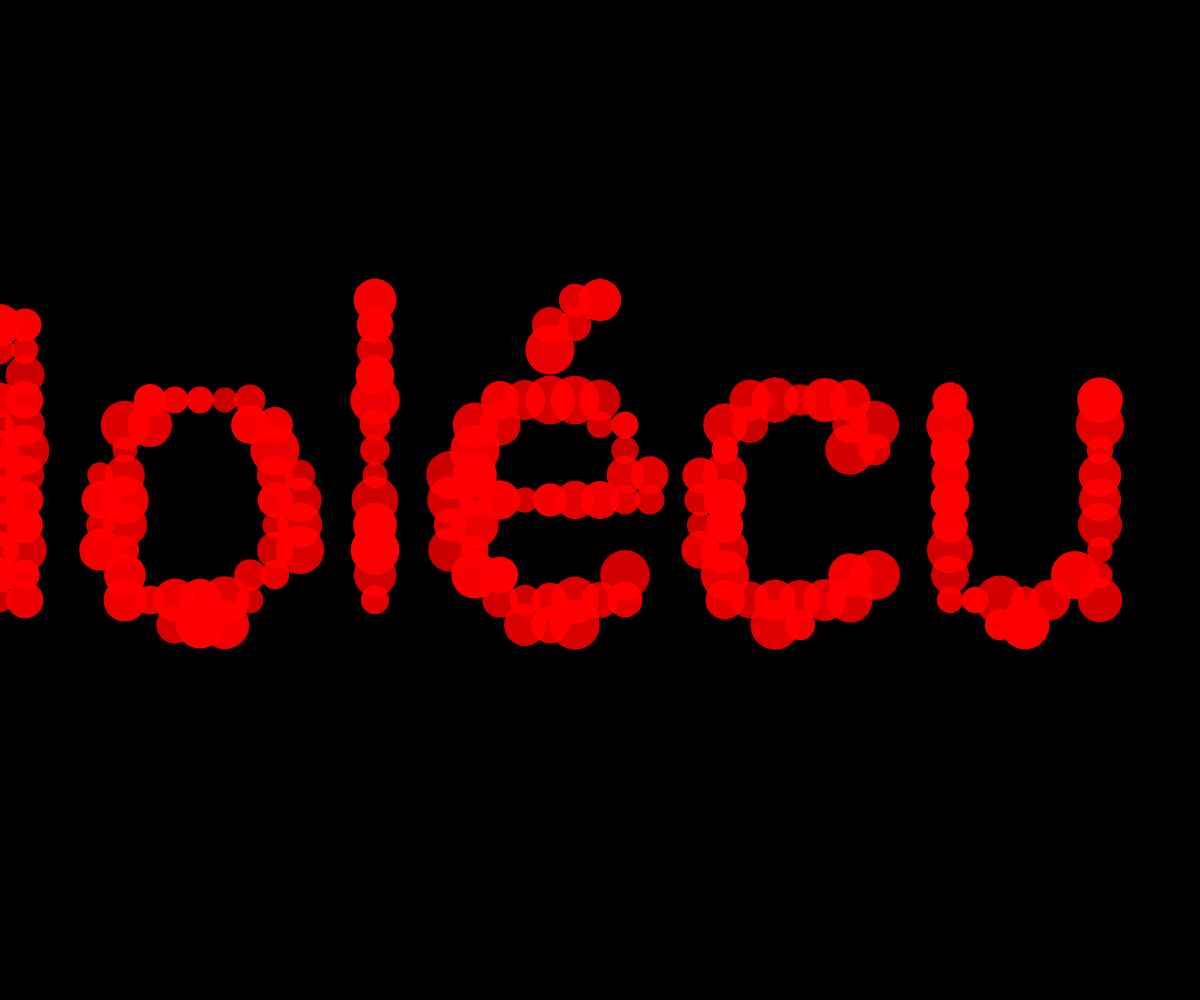
Frame 1 (no input)
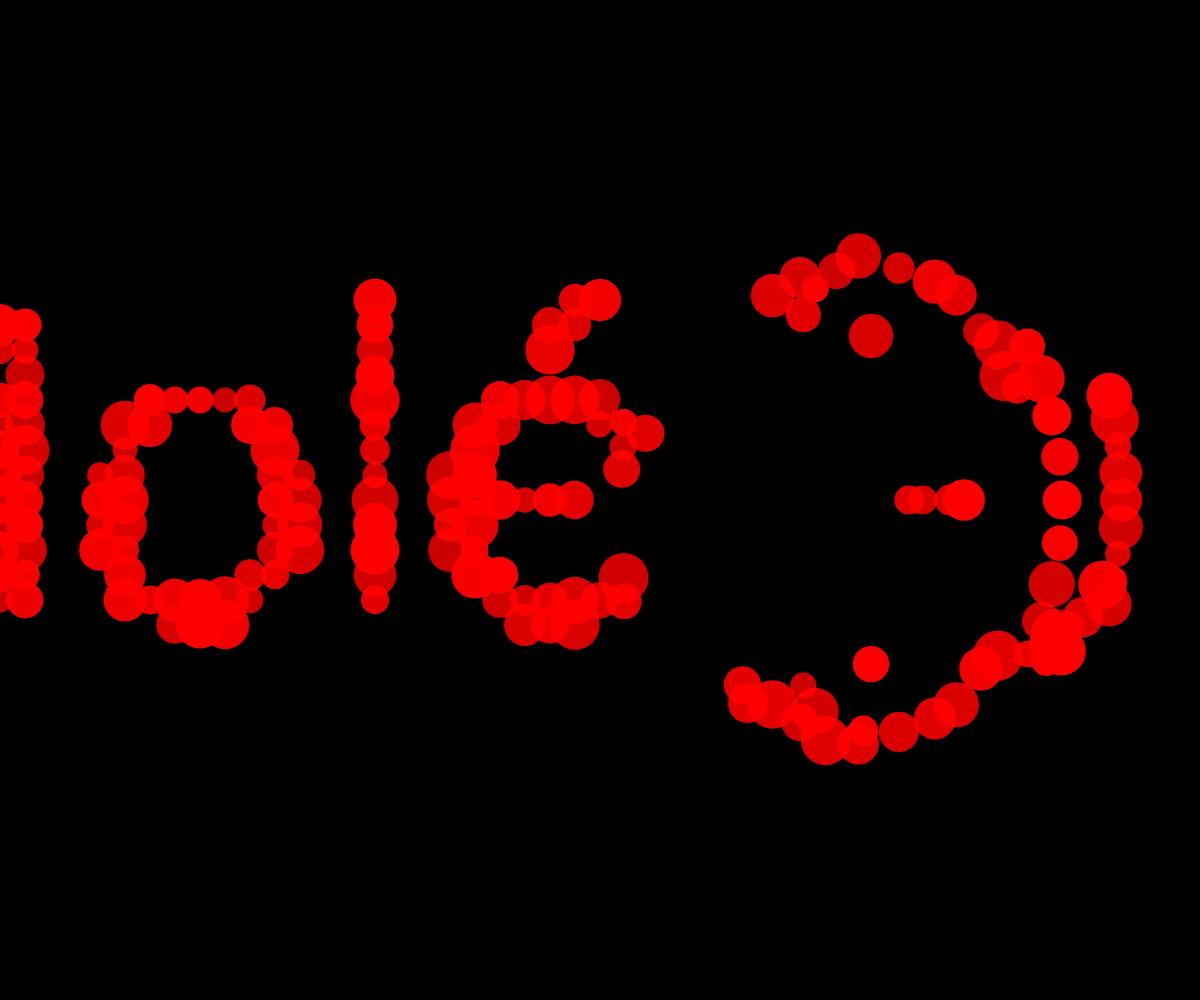
Frame 60 (no input)
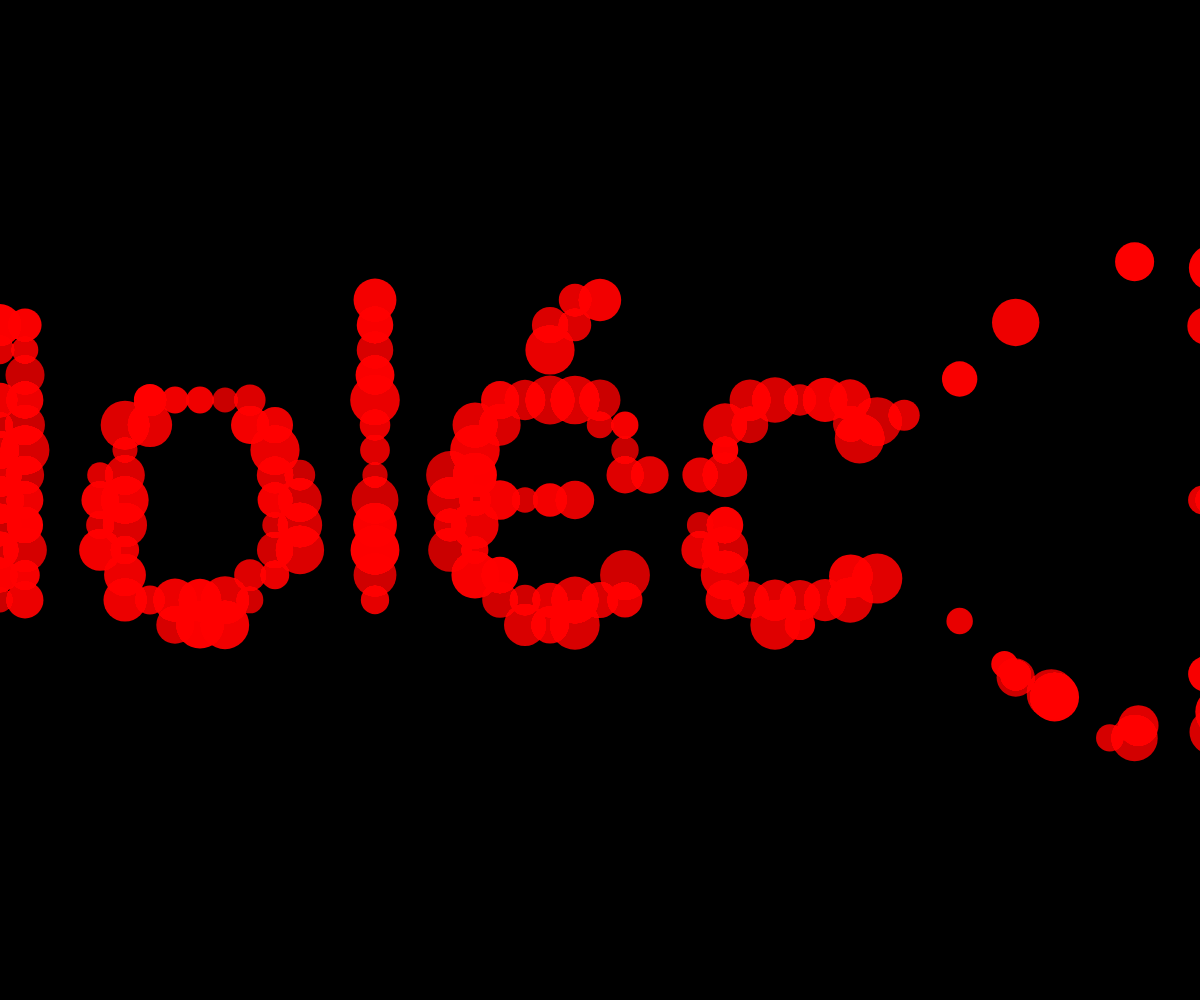
Frame 120 (the mouse pressed at the canvas centre since frame 60)

The p5.js sketch that drew these frames (run headless with seeded random() and noise() and a simulated clock; from frame 60 on, the mouse is pressed at the canvas centre):

// p5.js sketch
// ── sketch.js
//VARIABLES
txt = "Molécule";

fontSize = 450;

gridDensity = 25;

mouseRadius = 250;

spreadSpeed = 5;
returnSpeed = 5;

let particleSize;
particleRange = 3;

h = 30;
range = 200;

r = "#ff0000";
g = "#00ff00";
b = "#0000ff";

class Particle {
  constructor(x, y) {
    this.x = x; //plus for a distortion effect
    this.y = y;
    this.posRangeX = canvas.width / 2;
    this.posRangeY = canvas.height / 2;
    this.incr = 5;
    // this.size = random(particleSize, particleSize * particleRange);
    // this.size = gridDensity + random(-8, 8);
    this.size = gridDensity * random(1, 2);
    //this.size = 3
    //store original position
    this.baseX = this.x;
    this.baseY = this.y;
    this.density = random(-30, 30);

    // this.c = random(h, h + range);
    this.c = random([r, g, b]);
    this.c = random(200, 255);
    this.c = "#ff0000";
    this.opa = random(200, 255);

    //this.breathe = random(12, 14);
  }

  draw() {
    push();
    noStroke();
    //fill(color(255,0,0,50));
    //fill(this.c);
    fill(255, 0, 0, this.opa);
    //fill(255, 0 ,0)
    //SHAPES

    circle(this.x, this.y, this.size, this.size);

    // this.size += sin(frameCount / 40) / 10;

    pop();
  }

  //calculate distance between particle position and mouse postion, if they are close enough -> get pushed away effect
  update() {
    let dx = dist(this.x, this.y, this.posRangeX, this.posRangeY);

    let forceDirectionX = (this.posRangeX - this.x) / dx;
    let forceDirectionY = (this.posRangeY - this.y) / dx;

    //stop, slow down effect, move fastest closer to mouse and then slow and stop
    let maxDistance = mouseRadius * 2;
    let force = (maxDistance - dx) / maxDistance;
    // force = map(maxDistance, 0, mouseRadius, 0, 1);

    let forceSpeed = spreadSpeed * force;

    //
    let directionX = forceDirectionX * force * this.density;
    let directionY = forceDirectionY * force * this.density;

    if (dx < mouseRadius) {
      //add a vector to simulate push away effect
      this.x -= forceDirectionX * forceSpeed;
      this.y -= forceDirectionY * forceSpeed;
    } else {
      //make it return for x,y
      if (this.x != this.baseX) {
        // let dx = dist(this.x, this.y, this.baseX, this.baseY);
        let dx = this.x - this.baseX;
        this.x -= dx / returnSpeed; //10단계에 나눠서 리턴
      }
      if (this.y != this.baseY) {
        let dx = this.y - this.baseY;
        this.y -= dx / returnSpeed; //10단계에 나눠서 리턴
      }
    }
    this.posRangeX += this.incr;
    if (this.posRangeX >= canvas.width || this.posRangeX <= 0) {
      this.incr = this.incr * -1;
    }
  }
}

function setup() {
  canvas = createCanvas(windowWidth, windowHeight);
  background(0);
  rectMode(CENTER);
  // colorMode(HSB);
  //filter(BLUR, 20);

  //DRAW TEXT
  fill("red");
  textSize(fontSize);
  textAlign(CENTER, CENTER);
  text(txt, width / 2, height / 2);

  //GET TEXT AREA
  loadPixels();
  data = [];

  for (y = 0; y < height; y += gridDensity) {
    for (x = 0; x < width; x += gridDensity) {
      let temp = canvas.get(x, y);

      //if it's text area, push it to data
      if (temp[0] == 255) {
        data.push({
          x: x,
          y: y,
        });
      }
    }
  }

  //DRAW PARTICLES
  particles = [];

  for (i = 0; i < data.length; i++) {
    particles.push(new Particle(data[i].x, data[i].y));
  }
}

function draw() {
  // background(0);

  blendMode(ADD);
  clear();
  background(0);

  // DRAW PARTICLES TO TEXT AREA
  for (p of particles) {
    p.draw();

    p.update();
  }

  //LINES
  //   for(a = 0; a < particles.length; a++){
  //     for(b = a; b < particles.length; b++){
  //       let distance = dist(particles[a].x, particles[a].y, particles[b].x, particles[b].y);

  //       if(distance < 50){
  //         let opa = (255 - (distance * 5));

  //         stroke(255, opa);
  //         strokeWeight(0.5);

  //         line(particles[a].x, particles[a].y, particles[b].x, particles[b].y)
  //       }
  //     }
  //   }

  // textSize(40);
  textSize(fontSize * 0.95);
  fill("cyan");
  textAlign(CENTER, CENTER);
  //text(txt, width / 2, height / 2);

  // let legend = select('#legend');
  // legend.position(width/2, height/2 + 160);
  // legend.style('text-align', 'center');
}

// ── style.css
* {
  margin: 0;
  padding: 0;
  box-sizing: border-box;
  font-family: 'Arial';
}

body{
  overflow: hidden;
  background: black;
  
  display: flex;
  align-items: center;
  justify-content: center;
}

canvas {
  position: absolute;
  left: 0;
  right: 0;
  filter: blur(6px) contrast(20);
}

p {
  position: absolute;
  color: white;
}
